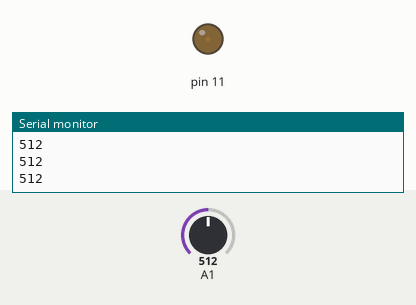
Recording of a sketch running on a simulated Arduino Uno, built with avr-gcc and run on an emulated ATmega328P. Shown: output pins drawn as LEDs (lit = HIGH), the last lines printed to the serial monitor. Inputs (shaded band) come from the test bench; at power-on: A1 = 512.

Above: at 1.2 s.
1.3 s: A1 set to 716
At 1.9 s:
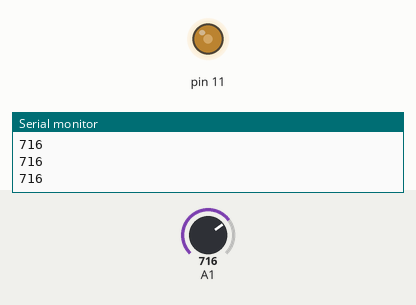
2.8 s: A1 set to 900
At 3.2 s:
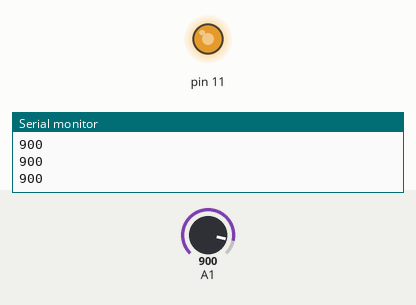
4.3 s: A1 set to 306
At 5.5 s:
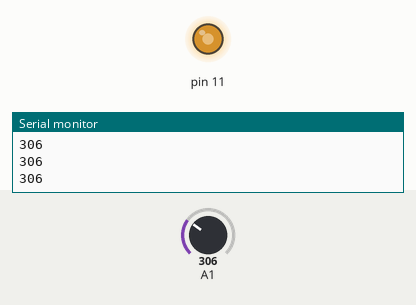
5.8 s: A1 set to 511
At 7.1 s:
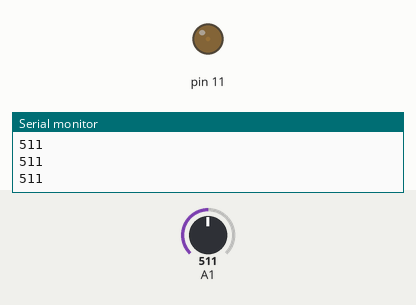
Timing chart, 0 to 8.3 s (numbered marks = the images above; inputs shaded):
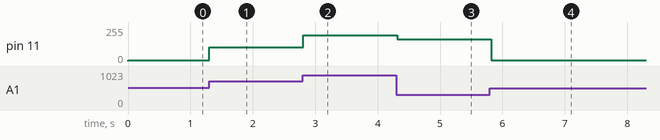

Measured:
- after the input at 1.3 s, pin 11: 5/255 → 105/255 at once
- after the input at 2.8 s, pin 11: 105/255 → 195/255 at once
- after the input at 4.3 s, pin 11: 195/255 → 162/255 at once
- after the input at 5.8 s, pin 11: 162/255 → 5/255 at once

The sketch:

LDR.ino
```cpp
int x;
int y;

void setup() {

//NO SETUP FOR THE MOMENT

pinMode(A1,INPUT);
pinMode(11,OUTPUT);
Serial.begin(9600);
}
void loop() {
  x = analogRead(A1);
  Serial.println(x);
  y = map(x,500,1023,0,255);
  analogWrite(11,y);
  delay(100);


}
```
